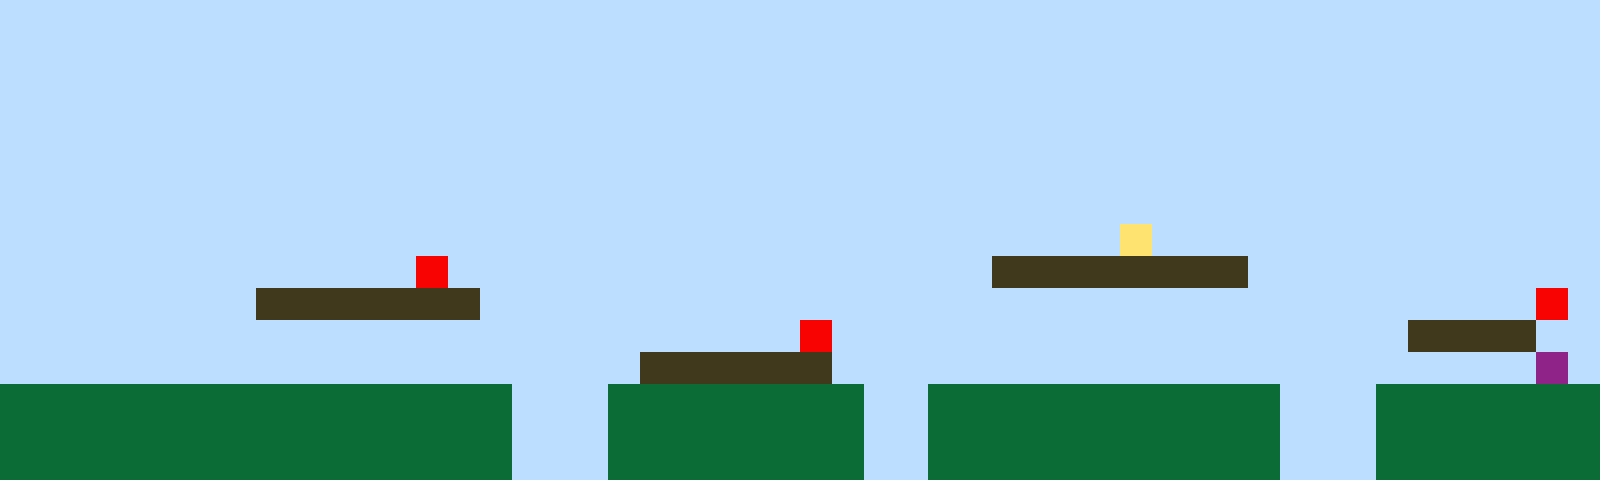

This game map was drawn from its Tiled (.tmx) file and the tilesets committed beside it. A one-line description and the full map source follow:
An orthogonal 50x15 tile map with 32x32 px tiles, 1 tile layer (Tile Layer 1).

<map version="1.10" tiledversion="1.11.2" orientation="orthogonal" renderorder="right-up" width="50" height="15" tilewidth="32" tileheight="32" infinite="0" nextlayerid="2" nextobjectid="1"><editorsettings><export target="map1.csv" format="csv" /></editorsettings><tileset firstgid="1" name="sprites" tilewidth="32" tileheight="32" tilecount="6" columns="3"><image source="sprites.png" width="96" height="64" /></tileset><layer id="1" name="Tile Layer 1" width="50" height="15"><data encoding="csv">1,1,1,1,1,1,1,1,1,1,1,1,1,1,1,1,1,1,1,1,1,1,1,1,1,1,1,1,1,1,1,1,1,1,1,1,1,1,1,1,1,1,1,1,1,1,1,1,1,1,1,1,1,1,1,1,1,1,1,1,1,1,1,1,1,1,1,1,1,1,1,1,1,1,1,1,1,1,1,1,1,1,1,1,1,1,1,1,1,1,1,1,1,1,1,1,1,1,1,1,1,1,1,1,1,1,1,1,1,1,1,1,1,1,1,1,1,1,1,1,1,1,1,1,1,1,1,1,1,1,1,1,1,1,1,1,1,1,1,1,1,1,1,1,1,1,1,1,1,1,1,1,1,1,1,1,1,1,1,1,1,1,1,1,1,1,1,1,1,1,1,1,1,1,1,1,1,1,1,1,1,1,1,1,1,1,1,1,1,1,1,1,1,1,1,1,1,1,1,1,1,1,1,1,1,1,1,1,1,1,1,1,1,1,1,1,1,1,1,1,1,1,1,1,1,1,1,1,1,1,1,1,1,1,1,1,1,1,1,1,1,1,1,1,1,1,1,1,1,1,1,1,1,1,1,1,1,1,1,1,1,1,1,1,1,1,1,1,1,1,1,1,1,1,1,1,1,1,1,1,1,1,1,1,1,1,1,1,1,1,1,1,1,1,1,1,1,1,1,1,1,1,1,1,1,1,1,1,1,1,1,1,1,1,1,1,1,1,1,1,1,1,1,1,1,1,1,1,1,1,1,1,1,1,1,1,1,1,1,1,1,1,1,1,1,1,1,1,1,1,1,1,1,1,1,1,1,1,1,1,1,1,1,1,1,1,1,1,1,1,1,1,1,1,1,1,1,1,1,1,1,1,1,1,1,4,1,1,1,1,1,1,1,1,1,1,1,1,1,1,1,1,1,1,1,1,1,1,1,1,1,1,1,5,1,1,1,1,1,1,1,1,1,1,1,1,1,1,1,1,1,3,3,3,3,3,3,3,3,1,1,1,1,1,1,1,1,1,1,1,1,1,1,1,1,1,1,1,3,3,3,3,3,3,3,1,1,1,1,1,1,1,1,1,1,1,1,1,1,1,1,1,1,1,1,1,1,1,1,1,1,1,1,1,1,1,1,1,5,1,1,1,1,1,1,1,1,1,1,1,1,1,1,1,1,1,1,1,1,1,1,1,1,1,1,5,1,1,1,1,1,1,1,1,1,1,1,1,1,1,1,1,1,1,3,3,3,3,1,1,1,1,1,1,1,1,1,1,1,1,1,1,1,1,1,1,1,1,1,1,3,3,3,3,3,3,1,1,1,1,1,1,1,1,1,1,1,1,1,1,1,1,1,1,1,1,1,1,6,1,2,2,2,2,2,2,2,2,2,2,2,2,2,2,2,2,1,1,1,2,2,2,2,2,2,2,2,1,1,2,2,2,2,2,2,2,2,2,2,2,1,1,1,2,2,2,2,2,2,2,2,2,2,2,2,2,2,2,2,2,2,2,2,2,2,2,1,1,1,2,2,2,2,2,2,2,2,1,1,2,2,2,2,2,2,2,2,2,2,2,1,1,1,2,2,2,2,2,2,2,2,2,2,2,2,2,2,2,2,2,2,2,2,2,2,2,1,1,1,2,2,2,2,2,2,2,2,1,1,2,2,2,2,2,2,2,2,2,2,2,1,1,1,2,2,2,2,2,2,2</data></layer></map>
